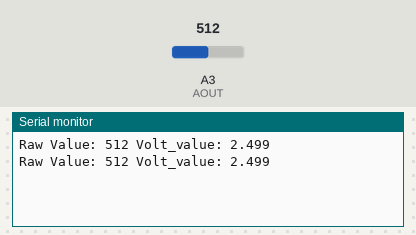
The sketch below on a simulated Arduino Uno, built with avr-gcc and run on an emulated ATmega328P. On the bench: the last lines printed to the serial monitor. The test bench sets the inputs (shaded band); at power-on: A3 (AOUT) = 512.

Above: at 2.8 s.
2.9 s: A3 (AOUT) set to 716
At 4.7 s:
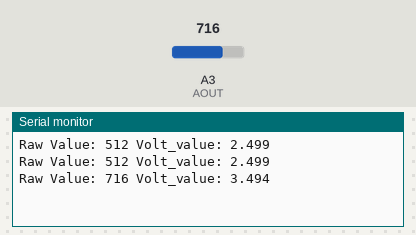
5.6 s: A3 (AOUT) set to 900
At 7.4 s:
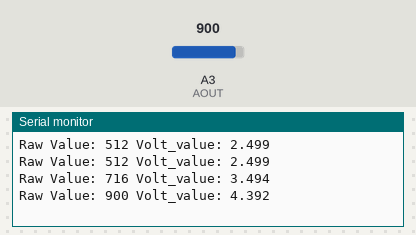
Timing chart, 0 to 8.9 s (numbered marks = the images above; inputs shaded):
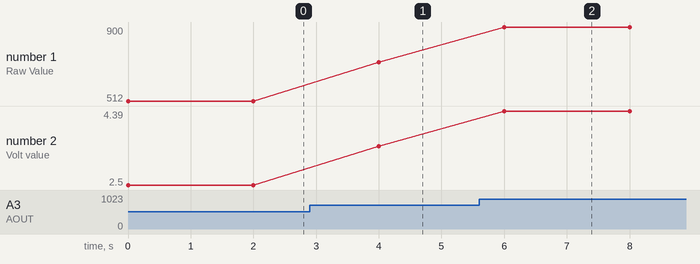

Measured:
- after the input at 2.9 s, the serial monitor: prints a new line after 1.1 s (image 1)
- after the input at 5.6 s, the serial monitor: prints a new line after 0.40 s (image 2)
- plotted number 1: 512 → 716 after the input at 2.9 s, 716 → 900 after the input at 5.6 s
- plotted number 2: 2.5 → 3.49 after the input at 2.9 s, 3.49 → 4.39 after the input at 5.6 s

The sketch:

arduino-mq3.ino
```cpp
const int VCC = A1;
const int DOUT = A2;
const int AOUT = A3;
const int GND = A4;

void setup() {
  // put your setup code here, to run once:
  pinMode(VCC, OUTPUT);
  pinMode(DOUT, INPUT);
  pinMode(GND, OUTPUT);

  digitalWrite(VCC, HIGH);
  digitalWrite(GND, LOW);
  Serial.begin(9600);
}

void loop() {
  // put your main code here, to run repeatedly:
  int y = analogRead(AOUT);
  float yy = y* 0.00488;
  Serial.print("Raw Value: ");
  Serial.print(y);
  Serial.print(" Volt_value: ");
  Serial.println(yy, 3);
  delay(2000);
}
```
